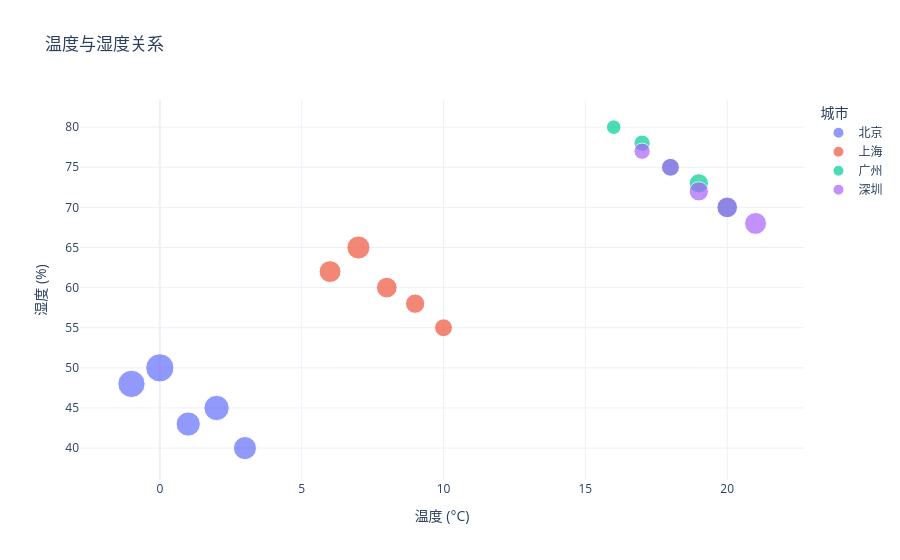

The notebook cell saved with this chart:
### Markdown cell above
## 4. 交互式散点图

### Code cell
# 创建交互式散点图
fig = px.scatter(df, x='temperature', y='humidity', color='city', size='wind_speed', hover_name='date', title='温度与湿度关系', labels={'temperature': '温度 (°C)', 'humidity': '湿度 (%)', 'wind_speed': '风速 (km/h)'})

fig.update_layout(xaxis_title='温度 (°C)', yaxis_title='湿度 (%)', legend_title='城市', template='plotly_white')

fig.show()

### Figure 1 — Plotly figure (JSON) as saved in the notebook; plotly's stock layout.template omitted (floating-point values rounded to 4 significant figures)
{"data": [{"hovertemplate": "<b>%{hovertext}</b><br><br>city=北京<br>温度 (°C)=%{x}<br>湿度 (%)=%{y}<br>风速 (km/h)=%{marker.size}<extra></extra>", "hovertext": ["2024-01-01T00:00:00.000000000", "2024-01-02T00:00:00.000000000", "2024-01-03T00:00:00.000000000", "2024-01-04T00:00:00.000000000", "2024-01-05T00:00:00.000000000"], "legendgroup": "北京", "marker": {"color": "#636efa", "size": [12, 15, 14, 11, 10], "sizemode": "area", "sizeref": 0.0375, "symbol": "circle"}, "mode": "markers", "name": "北京", "orientation": "v", "showlegend": true, "type": "scatter", "x": [2, 0, -1, 1, 3], "xaxis": "x", "y": [45, 50, 48, 43, 40], "yaxis": "y"}, {"hovertemplate": "<b>%{hovertext}</b><br><br>city=上海<br>温度 (°C)=%{x}<br>湿度 (%)=%{y}<br>风速 (km/h)=%{marker.size}<extra></extra>", "hovertext": ["2024-01-01T00:00:00.000000000", "2024-01-02T00:00:00.000000000", "2024-01-03T00:00:00.000000000", "2024-01-04T00:00:00.000000000", "2024-01-05T00:00:00.000000000"], "legendgroup": "上海", "marker": {"color": "#EF553B", "size": [8, 10, 9, 7, 6], "sizemode": "area", "sizeref": 0.0375, "symbol": "circle"}, "mode": "markers", "name": "上海", "orientation": "v", "showlegend": true, "type": "scatter", "x": [8, 7, 6, 9, 10], "xaxis": "x", "y": [60, 65, 62, 58, 55], "yaxis": "y"}, {"hovertemplate": "<b>%{hovertext}</b><br><br>city=广州<br>温度 (°C)=%{x}<br>湿度 (%)=%{y}<br>风速 (km/h)=%{marker.size}<extra></extra>", "hovertext": ["2024-01-01T00:00:00.000000000", "2024-01-02T00:00:00.000000000", "2024-01-03T00:00:00.000000000", "2024-01-04T00:00:00.000000000", "2024-01-05T00:00:00.000000000"], "legendgroup": "广州", "marker": {"color": "#00cc96", "size": [6, 5, 4, 7, 8], "sizemode": "area", "sizeref": 0.0375, "symbol": "circle"}, "mode": "markers", "name": "广州", "orientation": "v", "showlegend": true, "type": "scatter", "x": [18, 17, 16, 19, 20], "xaxis": "x", "y": [75, 78, 80, 73, 70], "yaxis": "y"}, {"hovertemplate": "<b>%{hovertext}</b><br><br>city=深圳<br>温度 (°C)=%{x}<br>湿度 (%)=%{y}<br>风速 (km/h)=%{marker.size}<extra></extra>", "hovertext": ["2024-01-01T00:00:00.000000000", "2024-01-02T00:00:00.000000000", "2024-01-03T00:00:00.000000000", "2024-01-04T00:00:00.000000000", "2024-01-05T00:00:00.000000000"], "legendgroup": "深圳", "marker": {"color": "#ab63fa", "size": [7, 6, 5, 8, 9], "sizemode": "area", "sizeref": 0.0375, "symbol": "circle"}, "mode": "markers", "name": "深圳", "orientation": "v", "showlegend": true, "type": "scatter", "x": [19, 18, 17, 20, 21], "xaxis": "x", "y": [72, 75, 77, 70, 68], "yaxis": "y"}], "layout": {"legend": {"itemsizing": "constant", "title": {"text": "城市"}, "tracegroupgap": 0}, "title": {"text": "温度与湿度关系"}, "xaxis": {"anchor": "y", "domain": [0, 1], "title": {"text": "温度 (°C)"}}, "yaxis": {"anchor": "x", "domain": [0, 1], "title": {"text": "湿度 (%)"}}}}
